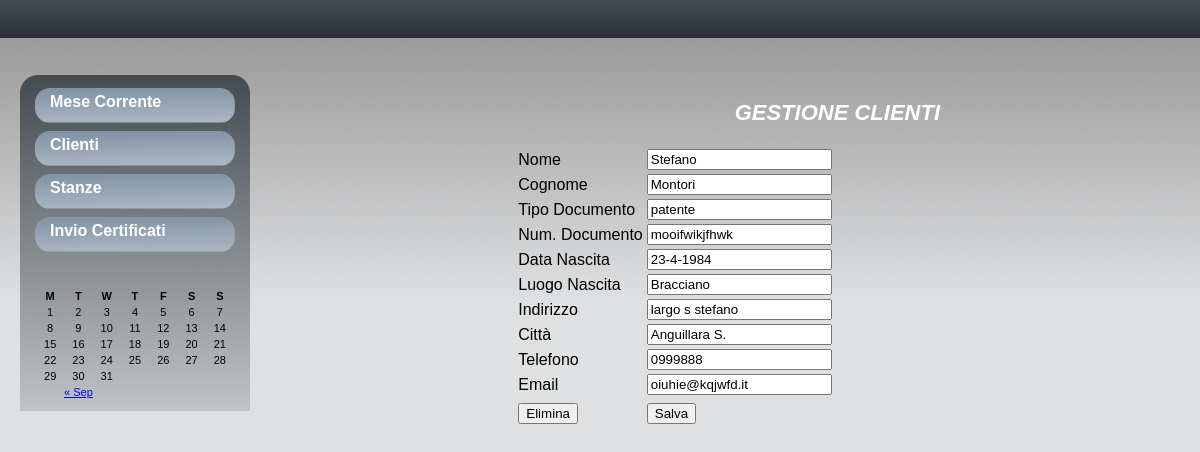
The app's page /modific_client.php?id_client=1 with its own data.
### tables this page shows
CREATE TABLE IF NOT EXISTS `client` (
  `id` int(11) NOT NULL auto_increment,
  `name` varchar(32) default NULL,
  `surname` varchar(32) default NULL,
  `type_document` varchar(32) default NULL,
  `number_document` varchar(32) default NULL,
  `date_birth` varchar(32) default NULL,
  `city_birth` varchar(32) default NULL,
  `address` varchar(32) default NULL,
  `city` varchar(32) default NULL,
  `telephone` varchar(32) default NULL,
  `email` varchar(32) default NULL,
  PRIMARY KEY  (`id`)
);

### function/function_client.php (called while the page is built, shortened)
<?php
function getClient($id) {
	$link = mysql_connect(DB_ADDRESS,USER,PASS);
	$db_selected = mysql_select_db(DB_NAME, $link);
	$query = "SELECT * FROM client WHERE id=".$id;
	$result = mysql_query($query);
	if ($row = mysql_fetch_assoc($result)) {
		$client = $row;
	}
	return $client;
}
?>

### modific_client.php (the view, shortened to what this page needs)
<?php
include 'include/pagina_apertura.php';
include_once 'function/function_client.php';
?>
<div id="titoloContenuti">GESTIONE CLIENTI</div>
<?php
if(isset($_POST['save']) && $_POST['save']!=""){
	$id = $_POST['id'];
	$name = $_POST['name'];
	$surname = $_POST['surname'];
	$type_document = $_POST['type_document'];
	$number_document = $_POST['number_document'];
	$date_birth = $_POST['date_birth'];
	$city_birth = $_POST['city_birth'];
	$address = $_POST['address'];
	$city = $_POST['city'];
	$telephone = $_POST['telephone'];
	$email = $_POST['email'];
	updateClient($id,$name,$surname,$type_document,$number_document,$date_birth,$city_birth,$address,$city,$telephone,$email);
	echo "Cliente aggiornato con successo.";
	echo "<a href=\"modific_client.php\">Ritorna</a>";
}else if(isset($_POST['delete']) && $_POST['delete']!=""){
	$id = $_POST['id'];
	deleteClient($id);
	echo "Cliente eliminato con successo.";
	echo "<a href=\"modific_client.php\">Ritorna</a>";
}else{
	if (!($_REQUEST['id_client'])){?>
	<link rel="STYLESHEET" type="text/css" href="include_js/dhtmlxGrid/codebase/dhtmlxgrid.css">
	<link rel="stylesheet" type="text/css" href="include_js/dhtmlxGrid/codebase/skins/dhtmlxgrid_dhx_black.css">
	<script  src="include_js/dhtmlxGrid/codebase/dhtmlxcommon.js"></script>
	<script  src="include_js/dhtmlxGrid/codebase/dhtmlxgrid.js"></script>
	<script  src="include_js/dhtmlxGrid/codebase/dhtmlxgridcell.js"></script>
		<table width="805px">
		    <tr>
		        <td>
		            <div id="gridbox" style="width:100%;height:250px;background-color:white;overflow:hidden"></div>
		        </td>
		    </tr>
		</table>
	<script>
		mygrid = new dhtmlXGridObject('gridbox');
		mygrid.setImagePath("include_js/dhtmlxGrid/codebase/imgs/");
		mygrid.setHeader("Cognome,Nome,Tipo Doc.,Num Doc.,Data Nascita,Luogo Nascita,Indirizzo,Citt&agrave;,Telefono,Email,Modifica");
		mygrid.setInitWidths("70,70,70,70,70,70,70,70,80,80,80");
		mygrid.setColAlign("right,right,right,right,right,right,right,right,right,right,right");
		mygrid.setColTypes("ro,ro,ro,ro,ro,ro,ro,ro,ro,ro,ro");
		mygrid.setColSorting("str,str,str,str,str,str,str,str,str,str,str");
		mygrid.init();
		mygrid.setSkin("dhx_black");
	<?php
		$clients = getClients();
		foreach ($clients as $c) {
			$button_modify = '<button onclick=\"window.location.href=\'modific_client.php?id_client='.$c['id'].'\'\">Modifica</button>';
			$str = "mygrid.addRow(".$c['id'].", [\"".$c['surname']."\", \"".$c['name']."\", \"".
									$c['type_document']."\", \"".$c['number_document']."\", \"".
									$c['date_birth']."\", \"".$c['city_birth']."\", \"".
									$c['address']."\", \"".$c['city']."\", \"".
									$c['telephone']."\", \"".$c['email']."\", \"".
									$button_modify."\"]);";
			echo $str;
		}
	?>
	</script>
	<form id="add_client" name="add_client" action="add_client.php" method="post">
					<input type="hidden" name="return_page" value="client"/>
					<button id="add_client" value="submit">Aggiungi Cliente</button>
	</form>
	<?php
	}else{
		$id_client = $_REQUEST['id_client'];
		$client = getClient($id_client);
		?>
	<form id="mofidic_client" name="mofidic_client" action="" method="post">
			<table align="center">
				<tr>
					<td>Nome</td>
					<td><input type="text" name="name" value="<?php echo $client['name'];?>"/></td>
				</tr>
				<tr>
					<td>Cognome</td>
					<td><input type="text" name="surname" value="<?php echo $client['surname'];?>"/></td>
				</tr>
				<tr>
					<td>Tipo Documento</td>
					<td><input type="text" name="type_document" value="<?php echo $client['type_document'];?>"/></td>
				</tr>
				<tr>
					<td>Num. Documento</td>
					<td><input type="text" name="number_document" value="<?php echo $client['number_document'];?>"/></td>
				</tr>
				<tr>
					<td>Data Nascita</td>
					<td><input type="text" name="date_birth" value="<?php echo $client['date_birth'];?>"/></td>
				</tr>
				<tr>
					<td>Luogo Nascita</td>
					<td><input type="text" name="city_birth" value="<?php echo $client['city_birth'];?>"/></td>
				</tr>
				<tr>
					<td>Indirizzo</td>
					<td><input type="text" name="address" value="<?php echo $client['address'];?>"/></td>
				</tr>
				<tr>
					<td>Citt&agrave;</td>
					<td><input type="text" name="city" value="<?php echo $client['city'];?>"/></td>
				</tr>
				<tr>
					<td>Telefono</td>
					<td><input type="text" name="telephone" value="<?php echo $client['telephone'];?>"/></td>
				</tr>
				<tr>
					<td>Email</td>
					<td><input type="text" name="email" value="<?php echo $client['email'];?>"/></td>
				</tr>
				<tr>
					<td></td>
					<td></td>
				</tr>
				<tr>
					<td><input id="delete" name="delete" type="submit" onClick="return confirmSubmit();" value="Elimina"/></td>
					<td><input id="save" name="save" type="submit" value="Salva"/></td>
				</tr>
			</table>
		</form>
	<?php
	}
}
include 'include/pagina_chiusura.php';
?>

### hotel.css (style rules this page uses)
body { margin: 0px 0px 0px 0px; background: #dee0e2; text-align: justify; font-family: Tahoma, Arial, Helvetica, sans-serif; font-size: 11px; color: black; background-image: url(images/top_bar_alta.png); background-repeat: repeat-x; height: 38px; }
#titoloContenuti { color: white; text-align: right; font-size: 22px; font-style: italic; font-weight: bold; padding-right: 60px; padding-top: 15px; margin-bottom: 20px; }

### records on screen
client: name "Stefano", surname "Montori", type_document "patente", number_document "mooifwikjfhwk", date_birth "23-4-1984", city_birth "Bracciano", address "largo s stefano", city "Anguillara S.", telephone "0999888", email "oiuhie@kqjwfd.it"
